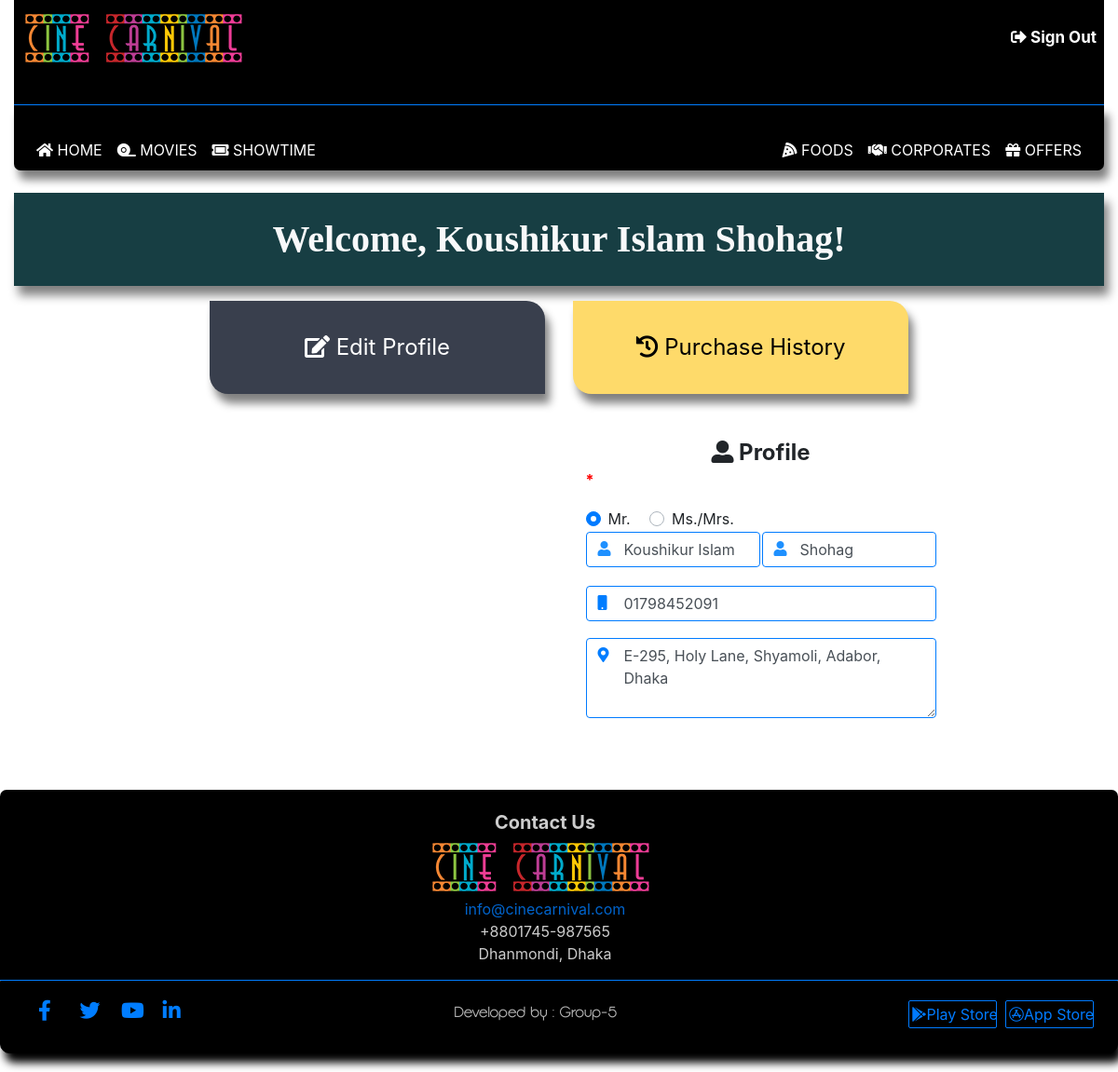
The page /PHP/ProfilePage.php (signed in) on the database its author committed.
### tables this page shows
CREATE TABLE `customer` (
  `c_id` int(10) NOT NULL,
  `gender` varchar(7) NOT NULL,
  `user_name` varchar(30) NOT NULL,
  `first_name` varchar(30) NOT NULL,
  `last_name` varchar(30) NOT NULL,
  `mail` varchar(50) NOT NULL,
  `phone` int(12) NOT NULL,
  `address` varchar(100) DEFAULT NULL,
  `password` varchar(256) NOT NULL,
  `status` varchar(12) NOT NULL,
  `points` int(6) DEFAULT NULL,
  `joining_date` date DEFAULT NULL,
  `user_type` int(2) NOT NULL
);

### PHP/ProfilePage.php (the view, shortened to what this page needs)
<?php
include "DatabaseConnection.php";
$userName = $userType="";
if(!isset($_SESSION['user_name'])){
    header("Locations: SignInPage.php");
}
else{
    $userName = $_SESSION['user_name'];
}
$gender = $firstName = $lastName = $mail = $phone = $address = $password = $newPassword = $newPasswordToDB = $confirmPassword = $status = $points = $joiningDate = $msg = "";
$query = "SELECT * FROM customer WHERE user_name='$userName' OR mail='$userName';";
$result = mysqli_query($conn, $query);
while ($row = mysqli_fetch_assoc($result)) {
    $firstName = $row['first_name'];
    $lastName = $row['last_name'];
    $phone = $row['phone'];
    $address = $row['address'];
}
$phone = "0" . (string) $phone;
?>
<!DOCTYPE html>
<html lang="en">
<head>
    <link rel="stylesheet" href="https://maxcdn.bootstrapcdn.com/bootstrap/4.0.0/css/bootstrap.min.css">
    <link rel="stylesheet" href="https://cdnjs.cloudflare.com/ajax/libs/font-awesome/5.13.0/css/all.min.css">
    <link rel="stylesheet" href="file:///C:/Users/User/Downloads/fontawesome-free-5.13.0-web/fontawesome-free-5.13.0-web/css/all.css">
    <link rel="stylesheet" href="..\css/style.css">
    <link rel="stylesheet" href="..\css/bootstrap.min.css">
</head>
<body>
    <div class="container-fluid">
        <header>
            <div class="d-flex flex-row flex-nowrap sm-flex-wrap  header-section ">
                <div class="p-2 mr-auto">
                    <a href="index.php"><img src="..\Images/CineCarnival.png" alt="No Image..."></a>
                </div>
                <div class="p-2 align-self-center">
                    <a href="SignInPage.php" style="text-decoration: none;"><i class="fas fa-sign-out-alt"></i> Sign Out</a>
                </div>
            </div>
        </header>
    </div>
    <div class="container-fluid">
        <nav class="navbar navbar-expand-sm text-uppercase nav-area">
            <div class="collapse navbar-collapse" id="navbarMenu">
                <ul class="navbar-nav my-navbar">
                    <li class="nav-item">
                        <a href="index.php" class="nav-link"><i class="fas fa-home"></i> Home</a>
                    </li>
                    <li class="nav-item">
                        <a href="MoviesPage.php" class="nav-link"><i class="fas fa-tape"></i> Movies</a>
                    </li>
                    <li class="nav-item">
                        <a href="Showtime.php" class="nav-link"><i class="fas fa-ticket-alt"></i> Showtime</a>
                    </li>
                </ul>
                <ul class="navbar-nav ml-auto my-navbar">
                    <li class="nav-item">
                        <a href="FoodsPage.php" class="nav-link"><i class="fas fa-pizza-slice"></i></i> Foods</a>
                    </li>
                    <li class="nav-item">
                        <a href="CorporatesPage.php" class="nav-link"><i class="fas fa-handshake"></i> Corporates</a>
                    </li>
                    <li class="nav-item">
                        <a href="OfferPage.php" class="nav-link"><i class="fas fa-gift"></i> Offers</a>
                    </li>
                </ul>
            </div>
        </nav>
        <div class="container-fluid">
            <div class="row mt-4  text-light welcome-box">
                <div class="col text-center">
                    <div class="welcome-to-profile">
                        <label class="text-capitalize" for="" style="font-size: 40px;">Welcome, <?php echo "$firstName"." ".$lastName; ?>!</label>
                    </div>
                </div>
            </div>
            <div class="row justify-content-center mt-3">
                <div class="col-4">
                    <button class="profileBtn" style="border-top-right-radius: 20px; border-bottom-left-radius: 20px;" onclick="showProfileSection();hidePurchaseSection();"><i class="fas fa-edit"></i> Edit Profile</button>
                </div>
                <div class="col-4">
                    <button class="profileBtn" style="background-color:#feda6a;color:black;border-bottom-left-radius: 20px; border-top-right-radius: 20px;" onclick="showPurchaseSection();hideProfileSection();"><i class="fas fa-history"></i> Purchase History</button>
                </div>
            </div>
            <div class="row justify-content-center">
                <div class="col-10">
                    <div id="profileFormSection" style="display: block;">
                        <form action="ProfilePage.php" method="POST">
                            <table style="width: 40%; margin-left:500px;">
                                <tr>
                                    <th colspan="2">
                                        <div class="form-group text-center mt-5 mb-0">
                                            <span class="font-weight-bold text-center h4"><i class="fas fa-user-alt"></i> Profile</span>
                                        </div>
                                    </th>
                                </tr>
                                <tr>
                                    <td>
                                        <div>
                                            <span style="color: red; font-size: 16px; font-weight: bolder;">*<?php echo "$msg"; ?></span>
                                        </div>
                                    </td>
                                </tr>
                                <tr>
                                    <td colspan="2">
                                        <div class="custom-control custom-radio custom-control-inline mt-3" id="genderDiv1">
                                            <label class="custom-control-label" for="customRadio">Mr.</label>
                                        </div>
                                        <div class="custom-control custom-radio custom-control-inline" id="genderDiv2">
                                            <label class="custom-control-label" for="customRadio2">Ms./Mrs.</label>
                                        </div>
                                    </td>
                                </tr>
                                <tr>
                                    <td>
                                        <div class="form-group inputWithIcon" id="fNameDiv">
                                            <input class="form-control border text-capitalize border-primary" type="text" name="firstName" value="<?php echo "$firstName"; ?>" placeholder="First Name" required>
                                            <i class="fas fa-user"></i>
                                        </div>
                                    </td>
                                    <td>
                                        <div class="form-group inputWithIcon" id="lNameDiv">
                                            <input class="form-control border text-capitalize border-primary" type="text" name="lastName" value="<?php echo "$lastName"; ?>" placeholder="Last Name" required>
                                            <i class="fas fa-user"></i>
                                        </div>
                                    </td>
                                </tr>
                                <tr>
                                    <td colspan="2">
                                    </td>
                                </tr>
                                <tr>
                                    <td colspan="2">
                                        <div class="form-group inputWithIcon" id="phoneDiv">
                                            <input class="form-control border border-primary" type="number" name="phone" value="<?php echo "$phone"; ?>" placeholder="Phone" required>
                                            <i class="fas fa-mobile"></i>
                                        </div>
                                    </td>
                                </tr>
                                <tr>
                                    <td colspan="2">
                                        <div class="form-group inputWithIcon" id="addressDiv">
                                            <textarea name="address" class="form-control text-capitalize border border-primary" cols="30" rows="3" placeholder="Address"><?php echo "$address"; ?></textarea>
                                            <i class="fas fa-map-marker-alt"></i>
                                        </div>
                                    </td>
                                </tr>
                                <tr>
                                    <td colspan="2">
                                    </td>
                                </tr>
                                <tr>
                                    <td colspan="2">
                                    </td>
                                </tr>
                                <tr>
                                    <td colspan="2">
                                    </td>
                                </tr>
                                <tr>
                                    <td colspan="2">
                                    </td>
                                </tr>
                            </table>
                        </form>
                    </div>
                </div>
            </div>
        </div>
    </div>
    <div class="container-fluid">
        <footer>
            <div class="row my-footer">
                <div class="col">
                    <ul>
                        <li>Contact Us</li>
                        <li><img src="..\Images/CineCarnival.png" alt=""></li>
                        <li>info@cinecarnival.com</li>
                        <li>+8801745-987565</li>
                        <li>Dhanmondi, Dhaka</li>
                    </ul>
                </div>
            </div>
            <div class="row justify-content-between my-footer-ending">
                <div class="col=4">
                    <ul>
                        <li><a href="#"><i class="fab fa-facebook-f"></i></a></li>
                        <li><a href="#"><i class="fab fa-twitter"></i></a></li>
                        <li><a href="#"><i class="fab fa-youtube"></i></a></li>
                        <li><a href="#"><i class="fab fa-linkedin-in"></i></a></li>
                    </ul>
                </div>
                <div class="col=4 developers-tag">
                    <span>Developed by : Group-5</span>
                </div>
                <div class="col=4 stores">
                    <ul>
                        <li><a href="#"><button type="button" class="btn btn-outline-primary" value="Play Store"><i class="fab fa-google-play"></i>Play Store</button></a></li>
                        <li><a href="#"><button type="button" class="btn btn-outline-primary" value="App Store"><i class="fab fa-app-store"></i>App Store</button></a></li>
                    </ul>
                </div>
            </div>
        </footer>
    </div>
</body>
</html>

### CSS/style.css (style rules this page uses)
body { font-family: 'Segoe UI', Tahoma, Geneva, Verdana, sans-serif; }
.welcome-box { box-shadow: 5px 10px 10px grey; height: 100px; padding-top: 20px; font-weight: bold; border-radius: 0px; background-color: #173e43; }
.inputWithIcon input[type=text], .inputWithIcon input[type=email], .inputWithIcon input[type=number], .inputWithIcon input[type=password], .inputWithIcon input[type=date], .inputWithIcon textarea { padding-left: 40px; }
.inputWithIcon { position: relative; }
.inputWithIcon i { position: absolute; left: 0; top: 8px; padding-left: 13px; padding-top: 2px; color: rgb(0, 125, 255); transition: 0.3s; }
.inputWithIcon input[type=text]+i { color: dodgerblue; }
.header-section { padding-bottom: 30px; background-color: black; border-bottom: 1px rgb(0, 125, 255) solid; outline: none; }
.header-section a { color: white; text-decoration: none; font-size: 17px; font-weight: bolder; text-align: right; }
.nav-area { background-color: black; border-bottom-left-radius: 7px; border-bottom-right-radius: 7px; box-shadow: 5px 10px 10px grey; }
.nav-area ul { margin: 0; padding: 0; transition: 0.3s; }
.nav-area li { margin: 0; padding-top: 20px; display: inline; }
.nav-area li a { color: white; padding-bottom: 2px; }
.nav-area ul li:nth-child(1) { float: left; }
.nav-area ul li:nth-child(2) { float: left; }
.nav-area ul li:nth-child(3) { float: right; }
input, button, a, a:active, a:focus { outline: none; }
.my-footer { border-bottom: 1px rgb(0, 125, 255) solid; margin: 0 auto; background-color: black; margin-top: 20px; padding-top: 20px; text-align: center; color: white; border-top-left-radius: 7px; border-top-right-radius: 7px; }
.my-footer li { list-style-type: none; opacity: 0.8; font-size: 16px; padding-right: 70px; }
.my-footer li:nth-child(1) { font-weight: bold; font-size: 20px; }
.my-footer li:nth-child(2) { opacity: 1; }
.my-footer li:nth-child(3) { color: rgb(0, 125, 255); }
.my-footer-ending { background-color: black; padding-top: 20px; margin-bottom: 20px; box-shadow: 5px 10px 10px black; border: 1px black solid; border-bottom-left-radius: 10px; border-bottom-right-radius: 10px; }
.my-footer-ending li { list-style-type: none; display: inline-flex; align-items: flex-end; opacity: 1; padding: 0; margin: 0; }
.my-footer-ending a { text-decoration: none; font-size: 22px; display: inline-flex; width: 40px; height: 40px; background-attachment: #2c3e50; color: rgb(0, 125, 255); transition: 0.2s; }
.my-footer-ending a i { transition: 0.2s all; }
.stores { margin-right: 80px; }
.stores button { width: 25%; height: 30px; padding-left: 3px; padding-right: 90px; padding-top: 2px; border-radius: 2px; transition: 0.3s; }
.stores a { text-decoration: none; color: white; font-size: 22px; transition: 0.3s; }
.stores li:nth-child(1) { margin-right: 60px; }
.developers-tag span { margin: 0; padding-top: 5px; font-size: 16px; font-weight: normal; font-family: Opificio; color: white; opacity: 0.7; text-align: center; text-justify: auto; }
.welcome-to-profile { font-family: Nikodecs; font-size: 26px; }
.profileBtn { background-color: #393f4d; color: white; width: 100%; height: 100px; outline: none; border-style: none; box-shadow: 5px 10px 10px grey; font-size: 24px; transition: transform .2s; }

### rows shown on the page
customer: first_name "Koushikur Islam", last_name "Shohag", firstName "koushikur islam", lastName "shohag", phone "01798452091", address "E-295, Holy Lane, Shyamoli, Adabor, Dhaka"
